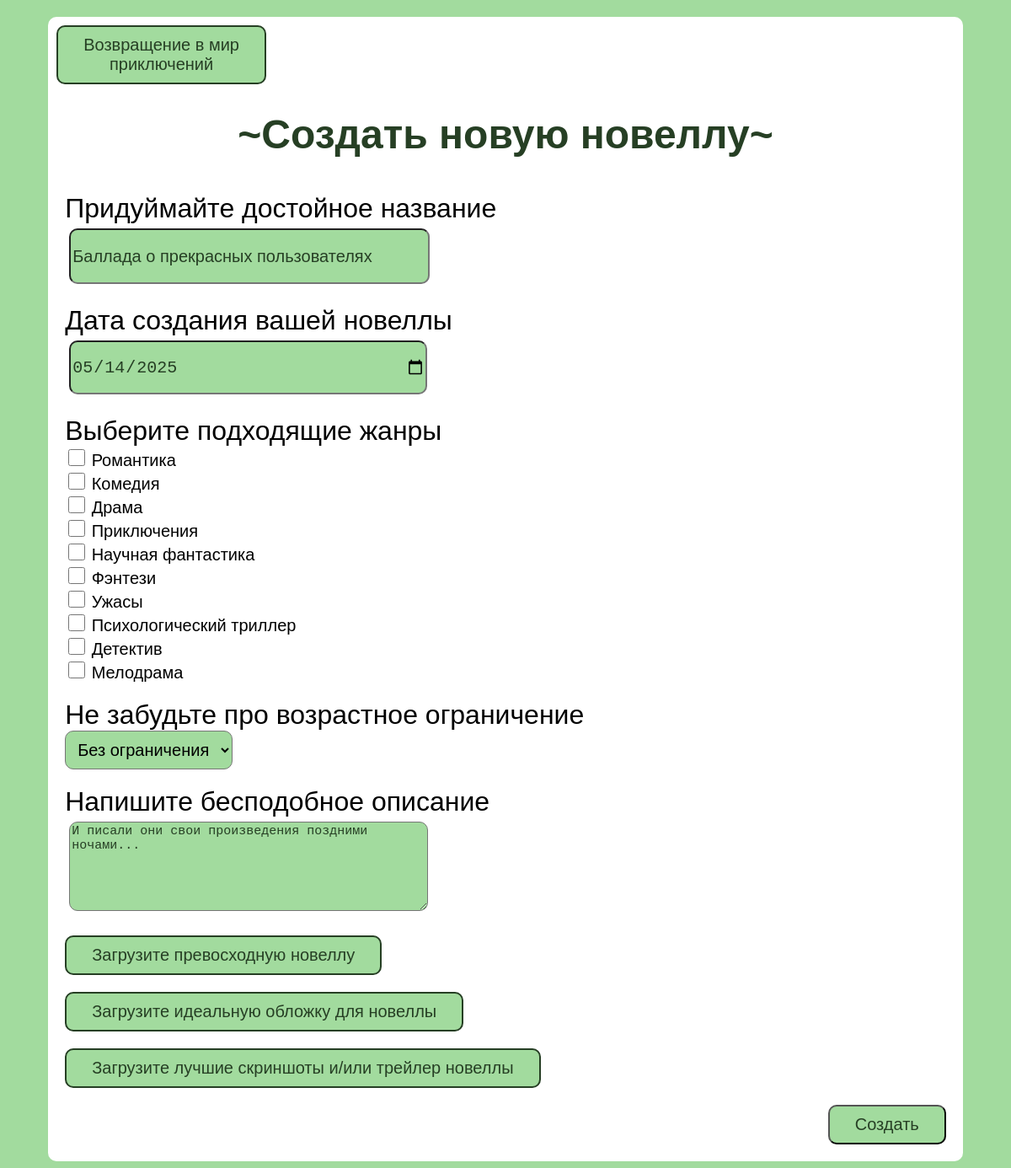
Screenshot of /create_novel (signed in) with the database file from the repository.
### data/genres.py (models this page shows)
class Genre(SqlAlchemyBase):
    __tablename__ = "genres"
    id = sqlalchemy.Column(sqlalchemy.Integer, primary_key=True, autoincrement=True)
    name = sqlalchemy.Column(sqlalchemy.String)
    description = sqlalchemy.Column(sqlalchemy.String)
    novels_genres = orm.relationship('NovelGenre', back_populates='genre')

### main.py (the view, shortened to what this page needs)
@app.route('/create_novel', methods=['GET', 'POST'])
def create_novel():
    if 'user_id' not in session:
        return redirect('/login')
    form = CreateNovel()
    db_sess = db_session.create_session()
    genres = db_sess.query(Genre).all()
    age_limits = db_sess.query(AgeLimit).all()
    genres_list = [g.name for g in genres]
    ages_list = [al.name for al in age_limits]
    return render_template('create_novel.html', title='Создать новую новеллу', form=form,
                           genres=genres_list, age_limits=ages_list)

### forms/simple_search.py
class SimpleSearch(FlaskForm):
    simple_search = StringField()
    submit = SubmitField('🔍')

### forms/create_novel.py
class CreateNovel(FlaskForm):
    name = StringField('Придуймайте достойное название', validators=[DataRequired()])
    creation_date = DateField(default=date.today())
    genre = StringField('Выберите подходящие жанры')
    age_limit = StringField('Не забудьте про возрастное ограничение')
    desc = TextAreaField('Напишите бесподобное описание')
    novel_arch = FileField('Загрузите превосходную новеллу', validators=[
        FileRequired(),
        FileAllowed(['zip', 'rar', '7z'], 'Поддерживаем только архивы (.zip, .rar, .7z) разрешены')
    ])
    novel_avatar = FileField('Загрузите идеальную обложку для новеллы', validators=[
        FileRequired(),
        FileAllowed(['jpg', 'png', 'jpeg'], 'Поддерживаем только изображения (.png, .jpg, .jpeg) разрешены')
    ])
    novel_pics = MultipleFileField('Загрузите лучшие скриншоты и/или трейлер новеллы', validators=[
        FileRequired(),
        FileAllowed(['jpg', 'jpeg', 'png', 'gif', 'mp4', 'avi', 'mov', 'mkv'],
                    'Поддерживаем только форматы изображений или видео (jpg, jpeg, png, gif, mp4, avi, mov, mkv)')
    ])
    submit = SubmitField()

### data/db_session.py (called while the page is built)
def create_session() -> Session:
    global __factory
    return __factory()

### main.py (called while the page is built)
@app.context_processor
def inject_search_form():
    return dict(search_form=SimpleSearch())

@app.before_request
def handle_search():
    form = SimpleSearch()
    if form.validate_on_submit() and 'simple_search' in request.form:
        query = form.simple_search.data
        return redirect(url_for('main_page', q=query))

### templates/create_novel.html (shortened to what this page needs)
{% extends "form_base.html" %}
{% block content %}
    <form class="parent" action="" method="post" enctype="multipart/form-data">
        <div>
            <a style="text-align:center;" class="custom-file-label" href="/">Возвращение в мир<br> приключений</a>
        </div>
        <h1>~Создать новую новеллу~</h1>
        <div class="child">
            {{ form.name.label }}<br>
            {{ form.name(type="text", class="text_field", placeholder="Баллада о прекрасных пользователях") }}
        </div>
        <div class="child">
            <label>Дата создания вашей новеллы</label><br>
            {{ form.creation_date(type="date", class="text_field") }}
        </div>
        <div class="child">
            {{ form.genre.label }}<br>
            {% for gen in genres%}
                <input class="checkbox" type="checkbox" name="genre" value={{gen}}>
                <label style="font-size:20px;" for={{gen}}>{{gen}}</label><br>
            {% endfor %}
        </div>
        <div class="child">
            {{ form.age_limit.label }}<br>
            <select name="age_limit">
                {% for al in age_limits %}
                    <option>{{al}}</option>>
                {% endfor %}
            </select>
        </div>
        <div class="child">
            {{ form.desc.label }}<br>
            {{ form.desc(class="text_area", placeholder="И писали они свои произведения поздними ночами...") }}
        </div>
        <div class="child">
            {{form.novel_arch.label(class="custom-file-label")}}<br>
        </div>
        <div class="child">
            {{form.novel_avatar.label(class="custom-file-label")}}<br>
        </div>
        <div class="child">
            {{form.novel_pics.label(class="custom-file-label")}}<br>
        </div>
        <div class="child" style="text-align:right;">
            {{form.submit(class="button", type="submit", value='Создать')}}
        </div>
    </form>
{% endblock %}

### static/css/form_base.css (style rules this page uses)
form { border-radius: 10px; font-family: "Kelly Slab", sans-serif; width: 90%; max-width: 1200px; margin: 20px auto; padding: 30px; background-color: white; }
h1 { text-align: center; font-family: "Kelly Slab", sans-serif; color: #263f24; font-size: 48px; }
.parent { display: flex; flex-direction: column; padding: 10px; }
.child { padding: 10px; }
.text_field { background-color: #A2DB9E; border-radius: 10px; height: 60px; width: 420px; font-size: 20px; text-align: left; color: #263f24; margin: 5px; }
.text_area { background-color: #A2DB9E; border-radius: 10px; height: 100px; width: 420px; font-size: 15px; text-align: left; color: #263f24; margin: 5px; }
.checkbox { width: 20px; height: 20px; }
label { font-size: 32px; text-align: center; color: #000; }
input::placeholder { color: #263f24; }
.text_area::placeholder { color: #263f24; }
.button { background-color: #A2DB9E; font-size: 20px; text-align: center; border-radius: 10px; color: #263f24; padding: 10px 30px; }
.custom-file-label { display: inline-block; background-color: #A2DB9E; color: #263f24; padding: 10px 30px; border: 1px; border-radius: 10px; font-size: 20px; font-family: "Kelly Slab", sans-serif; cursor: pointer; text-decoration: none; border-width: 2px; border-style: solid; border-color:#263f24; }
select { background-color: #A2DB9E; border-radius: 10px; font-size: 20px; font-family: "Kelly Slab", sans-serif; padding: 10px 10px; }

### rows the page displays
Genre: name "Романтика"
Genre: name "Комедия"
Genre: name "Драма"
Genre: name "Приключения"
Genre: name "Научная фантастика"
Genre: name "Фэнтези"
Genre: name "Ужасы"
Genre: name "Психологический триллер"
Genre: name "Детектив"
Genre: name "Мелодрама"

### other values shown
form field age_limit "Без ограничения"
